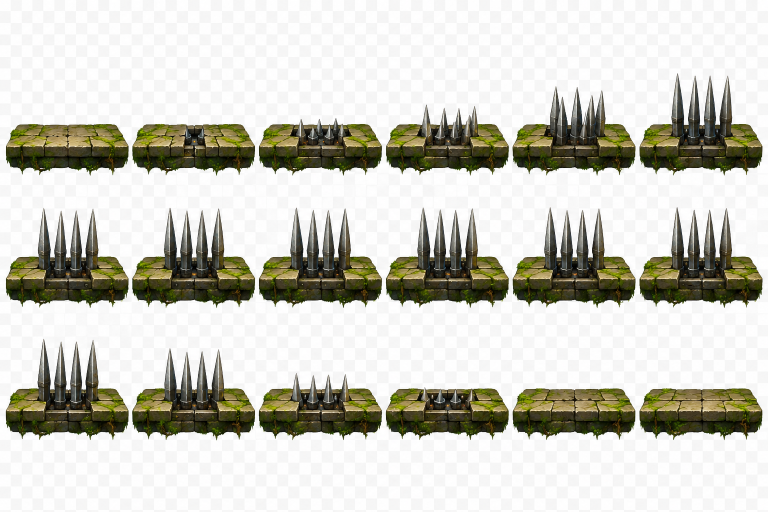
#> input picture art/uploaded_trap_platform_sheet.png, 1536 x 1024 px, found by its file name (shown at 1/2 size)
$ python prepare_uploaded_checkpoint_trap_sheets.py
#> lines starting #> are read from the running program, lines starting #| are printed output that depends on the picture; after the words box and inside, x2 and y2 are one past the last pixel; in counts of white or black regions, pixels touching at a corner belong together
from pathlib import Path
import numpy as np
from PIL import Image

ROOT = Path('/home/ubuntu/lost-realms')
ART = ROOT / 'art'
RES = ROOT / 'app/src/main/res/drawable-nodpi'
FRAME_HEIGHT = 342


def normalized_bounds(index: int, count: int, total: int) -> tuple[int, int]:
    return round(index * total / count), round((index + 1) * total / count)


def clean_trap_sheet() -> None:
    source = Image.open(ART / 'uploaded_trap_platform_sheet.png').convert('RGBA')
    if source.size != (1536, 1024):
        raise SystemExit(f'Unexpected trap-sheet size: {source.size}')
    rgba = np.asarray(source).copy()
    rgb = rgba[:, :, :3]
#> rgb is the input picture: shape (1024, 1536, 3); mean R, G, B 203.4, 202.7, 193.1
    # The supplied trap sheet has an opaque white/light-gray checkerboard. Keep
    # dark stone, metal, moss, and colored details; clear only the neutral bright backdrop.
    neutral_bright = (rgb.min(axis=2) >= 238) & ((rgb.max(axis=2) - rgb.min(axis=2)) <= 24)
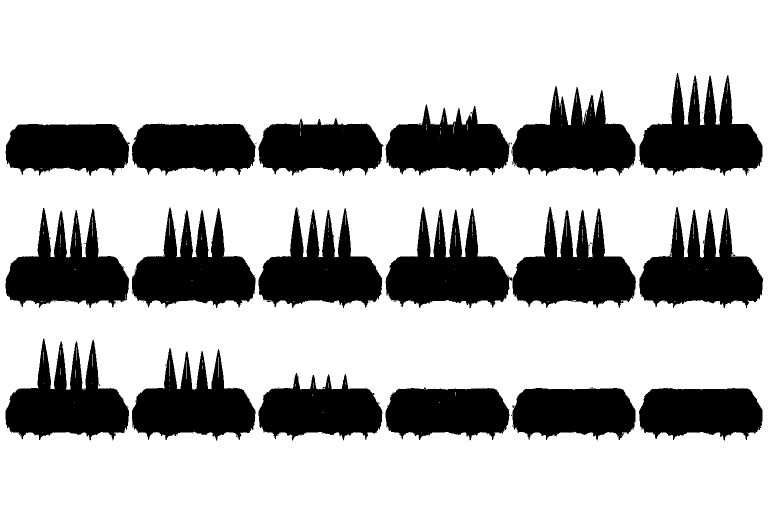
#> neutral_bright: shape (1024, 1536) bool (shown at 1/2 size); 72% white; 132 black regions (114 under 20 px), largest, box (x1, y1, x2, y2) and area: (1279, 146, 1525, 352) 27366, (264, 415, 511, 616) 27360, (1278, 414, 1527, 616) 27335
    rgba[:, :, 3][neutral_bright] = 0
    cleaned = Image.fromarray(rgba, 'RGBA')

    # The authored trap layout is six columns by three rows, not 6×4.
    # Repack each frame into 256×342 cells so the runtime never crosses a row boundary.
    output = Image.new('RGBA', (1536, FRAME_HEIGHT * 3), (0, 0, 0, 0))
#> output: PIL image 1536x1026 RGBA; every value is 0
    for row in range(3):
        top, bottom = normalized_bounds(row, 3, source.height)
        for column in range(6):
            left, right = normalized_bounds(column, 6, source.width)
            frame = cleaned.crop((left, top, right, bottom))
            output.paste(frame, (column * 256, row * FRAME_HEIGHT))
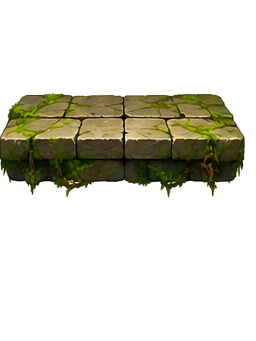
#> frame: PIL image 256x341 RGBA; mean R, G, B, A 212.5, 211.3, 200.2, 61.3; transparent parts drawn white
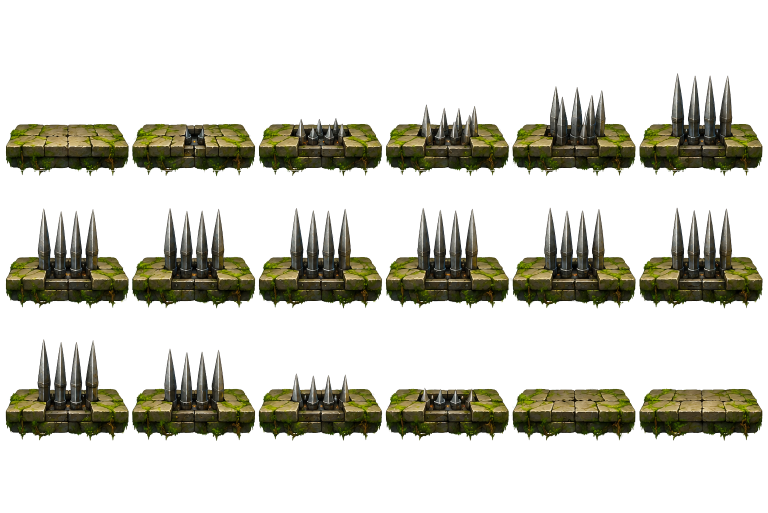
#> output: PIL image 1536x1026 RGBA (shown at 1/2 size); mean R, G, B, A 203, 202.3, 192.8, 71.2; transparent parts drawn white
    output.save(RES / 'trap_platform_motion_sheet.png')


def repack_checkpoint_sheet() -> None:
    source = Image.open(ART / 'uploaded_checkpoint_sheet.png').convert('RGBA')
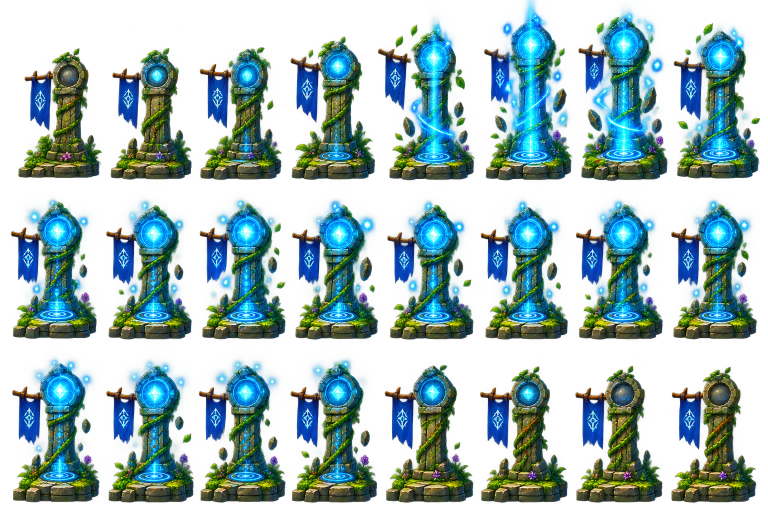
#> input picture art/uploaded_checkpoint_sheet.png, 1536 x 1024 px, found by its file name (shown at 1/2 size)
#> source is the input picture: PIL image 1536x1024 RGBA; mean R, G, B, A 46.8, 93, 92.8, 111.8
    if source.size != (1536, 1024):
        raise SystemExit(f'Unexpected checkpoint-sheet size: {source.size}')

    # The checkpoint artwork is an eight-column by three-row sequence. Repacking
    # preserves the provided alpha and avoids the former six-column crop overlap.
    output = Image.new('RGBA', (1536, FRAME_HEIGHT * 3), (0, 0, 0, 0))
    for row in range(3):
        top, bottom = normalized_bounds(row, 3, source.height)
        for column in range(8):
            left, right = normalized_bounds(column, 8, source.width)
            frame = source.crop((left, top, right, bottom))
            output.paste(frame, (column * 192, row * FRAME_HEIGHT))
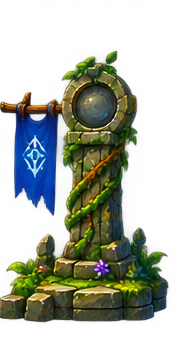
#> frame: PIL image 192x341 RGBA; mean R, G, B, A 58.1, 71.7, 44.8, 101.1; transparent parts drawn white
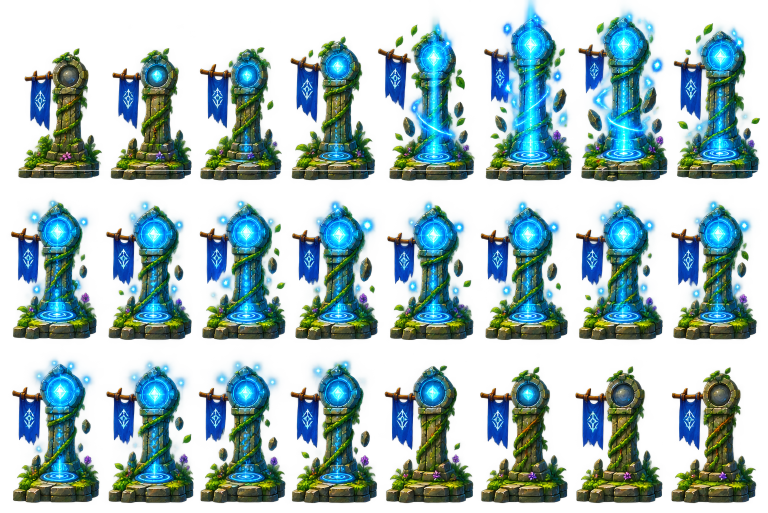
#> output: PIL image 1536x1026 RGBA (shown at 1/2 size); mean R, G, B, A 46.7, 92.8, 92.6, 111.6; transparent parts drawn white
    output.save(RES / 'checkpoint_motion_sheet.png')


if __name__ == '__main__':
    RES.mkdir(parents=True, exist_ok=True)
    clean_trap_sheet()
    repack_checkpoint_sheet()
    print('Prepared trap sheet as 6x3 (256x342 cells) and checkpoint sheet as 8x3 (192x342 cells).')
